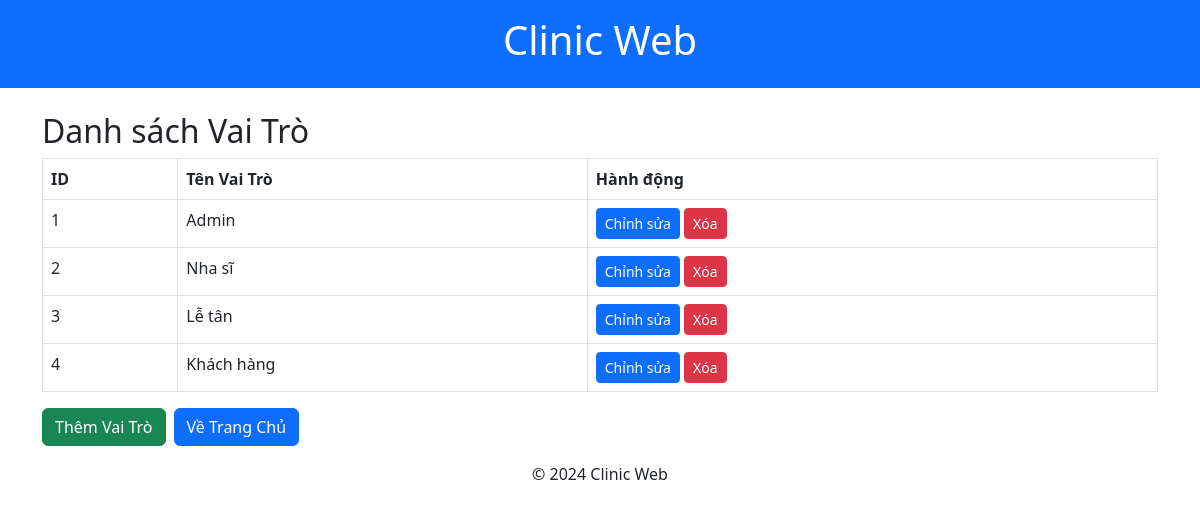
Page /roles/ (signed in) on the committed database.
### web_core/models.py (models this page shows, shortened)
class Role(models.Model):
    name = models.CharField('Tên vai trò', max_length=50, unique=True)
    permissions = models.ManyToManyField(Permission, blank=True)
    class Meta:
        permissions = [
            ('manage_roles', 'Can manage roles'),
        ]

### web_core/views.py (the view)
# urls.py: path('roles/', views.role_list, name='role_list'),  # Danh sách vai trò
@login_required(login_url='login')
def role_list(request):
    if not is_admin(request.user):
        return HttpResponseForbidden("Bạn không có quyền truy cập trang này.")
    roles = Role.objects.all()
    return render(request, 'web_core/role_list.html', {'roles': roles})

### web_core/views.py (called while the page is built)
def is_admin(user):
    return user.is_superuser or UserRole.objects.filter(user=user, role__name='Admin').exists()

### web_core/templates/web_core/role_list.html
{% extends 'web_core/base.html' %}
{% block content %}
<h2>Danh sách Vai Trò</h2>
<table class="table table-bordered">
    <thead>
        <tr>
            <th>ID</th>
            <th>Tên Vai Trò</th>
            <th>Hành động</th>
        </tr>
    </thead>
    <tbody>
        {% for role in roles %}
        <tr>
            <td>{{ role.id }}</td>
            <td>{{ role.name }}</td>
            <td>
                <a href="{% url 'edit_role' role.id %}" class="btn btn-primary btn-sm">Chỉnh sửa</a>
                <a href="{% url 'delete_role' role.id %}" class="btn btn-danger btn-sm"
                   onclick="return confirm('Bạn có chắc muốn xóa vai trò này không?');">Xóa</a>
            </td>
        </tr>
        {% endfor %}
    </tbody>
</table>
<div class="d-flex gap-2 mt-3">
    <button type="button" class="btn btn-success">Thêm Vai Trò</button>
    <a href="/" class="btn btn-primary">Về Trang Chủ</a>
</div>
{% endblock %}

### rows in the picture
Role: id "1", name "Admin"
Role: id "2", name "Nha sĩ"
Role: id "3", name "Lễ tân"
Role: id "4", name "Khách hàng"
